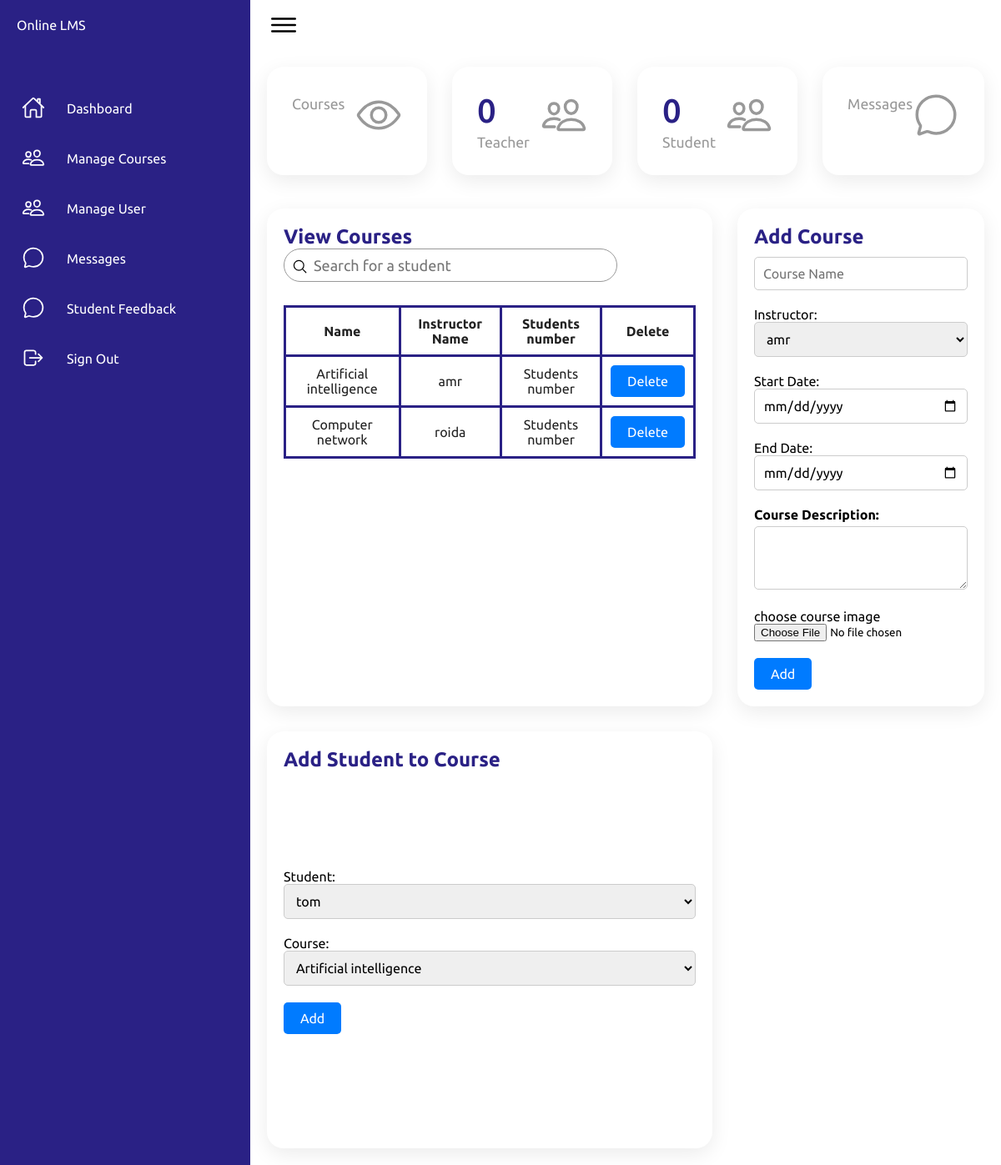
The app's page /manageCourse.php, older data.
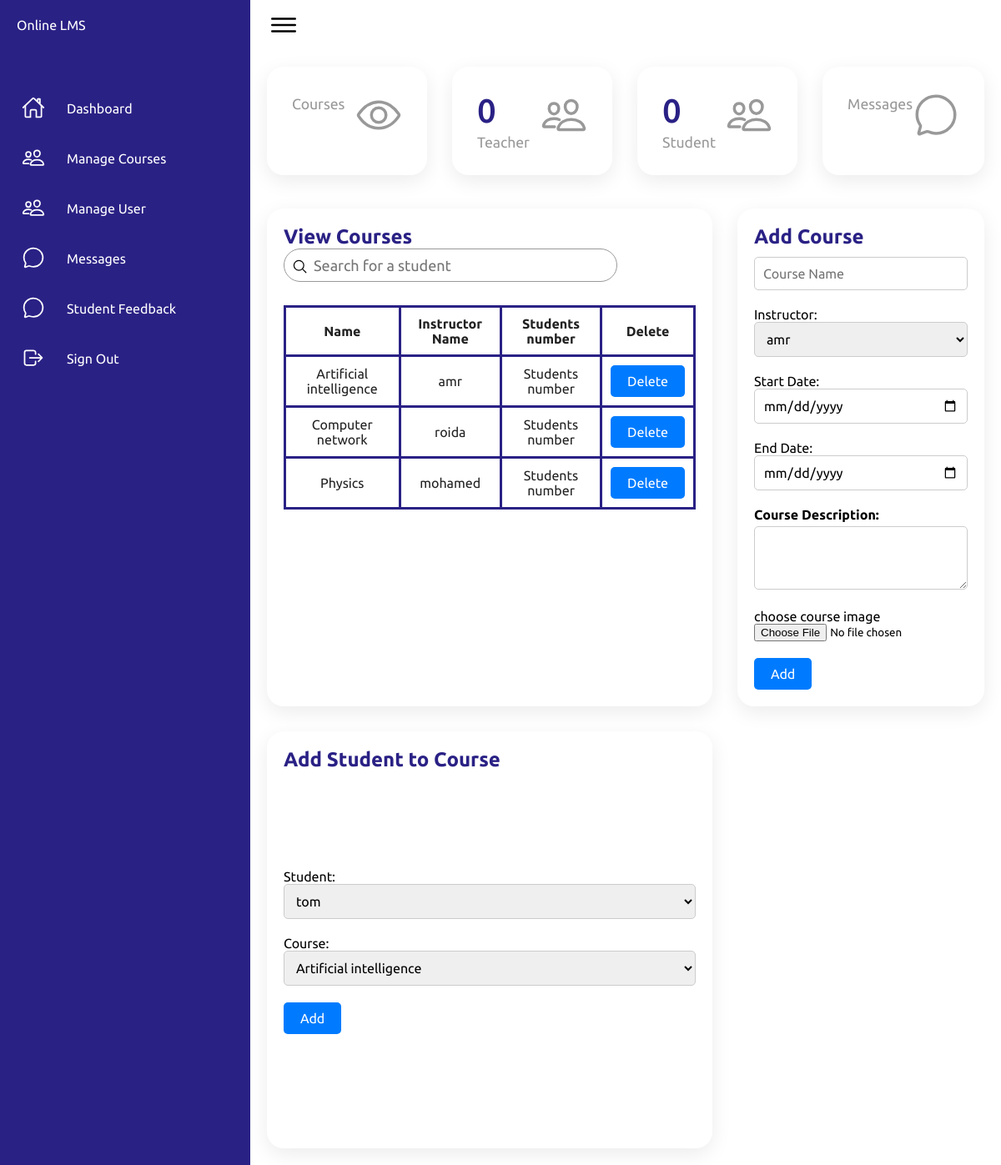
The same page, newer data.
### tables this page shows
CREATE TABLE `course` (
  `CourseID` int(11) NOT NULL,
  `CourseName` varchar(50) NOT NULL,
  `Description` text NOT NULL,
  `InstructorID` int(11) NOT NULL,
  `Start_Date` datetime NOT NULL,
  `End_Date` datetime NOT NULL,
  `Image` varchar(500) NOT NULL
);

CREATE TABLE `user` (
  `UserID` int(11) NOT NULL,
  `UserName` varchar(50) NOT NULL,
  `Email` varchar(50) NOT NULL,
  `Password` varchar(100) NOT NULL,
  `Role` varchar(10) NOT NULL,
  `Gender` varchar(10) NOT NULL
);

### classes/Db.classes.php (called while the page is built, shortened)
<?php
class Db {
    private $dbHost="localhost";
        private $dbUser="root";
        private $dbPassword="";
        private $dbName="se";
        protected $connection;
    public function openConnection()
        {
           $this->connection=new mysqli($this->dbHost,$this->dbUser,$this->dbPassword,$this->dbName);
          return true;
        }
    public function select($qry)
    {
        $result=$this->connection->query($qry);
        return $result->fetch_all(MYSQLI_ASSOC);
    }
}

### classes/Control/CourseController.php (called while the page is built, shortened)
<?php
require_once __DIR__ . '/../../classes/Db.classes.php';
class CourseController extends Db
{
        public function getCourses()
        {
            if($this->openConnection())
            {
                $query = "SELECT c.CourseName, u.UserName, c.Image,c.CourseID FROM course c JOIN faculty_member f ON c.InstructorID = f.FacultyID JOIN user u ON f.UserID = u.UserID";
                return $this->select($query);
            }
            else
            {
                echo "Error in Database Connection";
                return false;
            }
        }
}
?>

### manageCourse.php (the view, shortened to what the rows shown need)
<?php
include "classes/Db.classes.php";
require_once 'classes/Control/CourseController.php';
$courseController = new CourseController;
$courses = $courseController->getCourses();
?>
<!DOCTYPE html>
<html lang="en">
<head>
    <link rel="stylesheet" type="text/css" href="css/Dashboard.css">
</head>
<body>
    <?php
    include_once "sidebar.php";
    ?>
    <div class="details">
        <div class="recentOrders">
            <div class="cardHeader">
                <h2>View Courses</h2>
            </div>
            <br>
            <table>
                <?php
                if (count($courses) == 0) {
                ?>
                    <div class="alert">
                        <strong>No Avilable Courses!</strong>
                    </div><?php
                        } else { ?>
                    <thead>
                        <tr>
                            <td>Name</td>
                            <td>Instructor Name</td>
                            <td>Students number</td>
                            <td>Delete</td>
                        </tr>
                    </thead>
                    <?php
                            foreach ($courses as $course) { ?>
                        <tbody>
                            <tr>
                                <td><?php echo $course["CourseName"] ?></td>
                                <td><?php echo $course["UserName"] ?></td>
                                <td>Students number</td>
                                <td>
                                    <form method="post" action="manageCourse.php">
                                        <button class="btn btn-delete" name="delete">
                                            <span>Delete</span>
                                        </button>
                                    </form>
                                </td>
                            </tr>
                        </tbody>
                <?php }
                        }
                ?>
            </table>
        </div>
        <div class="recentCustomers">
            <div class="cardHeader">
                <h2>Add Course</h2>
            </div>
        </div>
        <div class="recentCustomers">
            <div class="cardHeader">
                <h2>Add Student to Course</h2>
            </div>
        </div>
    </div>
    </div>
    </div>
</body>
</html>

Row changes from the older to the newer data that the page shows:
added course: CourseName "Physics", user.UserName "mohamed"
